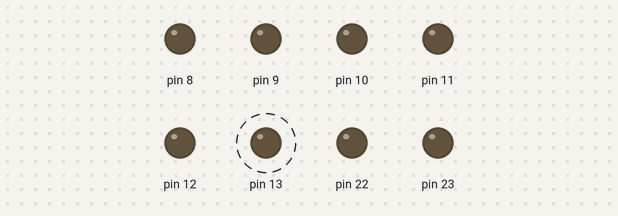
A sketch run on a simulated Arduino Uno, built with avr-gcc and run on an emulated ATmega328P. On the bench: output pins drawn as LEDs (lit = HIGH). Dashed ring = blinking.

Above: at 0.2 s.
At 2.2 s:
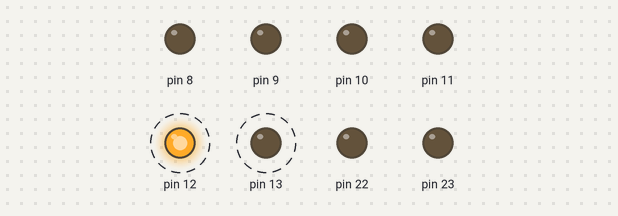
Timing chart, 0 to 3.0 s (numbered marks = the images above):
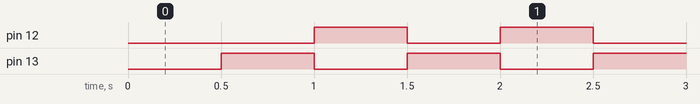

Measured:
- by itself, pin 12, pin 13: alternates HIGH for 0.50 s and LOW for 0.50 s

The sketch:

miganie_2_diody.ino
```cpp
#include <avr/io.h>
#include <stdlib.h>
#include <string.h>
#include <util/delay.h>

#ifndef _BV
#define _BV(bit)        (1<<(bit))
#endif
#ifndef sbi
#define sbi(reg,bit)    reg |= (_BV(bit))
#endif

#ifndef cbi
#define cbi(reg,bit)    reg &= ~(_BV(bit))
#endif

int main() {

  DDRB = 0xff;
  _delay_ms(500);

  while (1) {
    // Włączyć diode LED 1
    sbi(PORTB,PB5);

    // Poczekać
    _delay_ms(500);

    // Wyłączyć diode LED 1
    cbi(PORTB,PB5);

    // Włączyc Diode LED 2
    sbi(PORTB,PB4);

    // Poczekać
    _delay_ms(500);

    // Włączyc Diode LED 2
    cbi(PORTB,PB4);

  }
}
```
